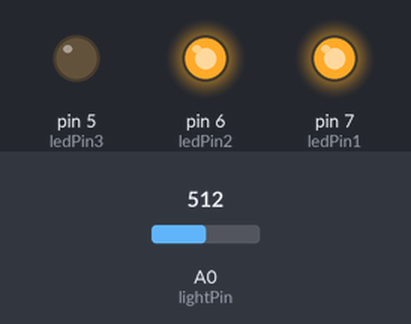
Bench run of a sketch on a simulated Arduino Uno, built with avr-gcc and run on an emulated ATmega328P. On the bench: output pins drawn as LEDs (lit = HIGH). Inputs (shaded band) come from the test bench; at power-on: A0 (lightPin) = 512.

Above: at 1.2 s.
1.3 s: A0 (lightPin) set to 488
At 1.9 s:
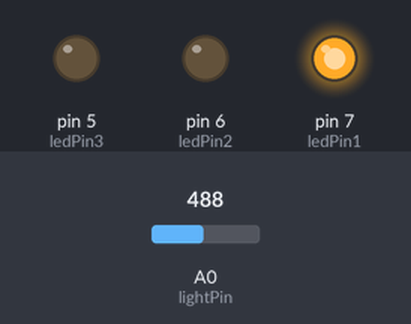
2.8 s: A0 (lightPin) set to 309
4.3 s: A0 (lightPin) set to 291
At 5.5 s:
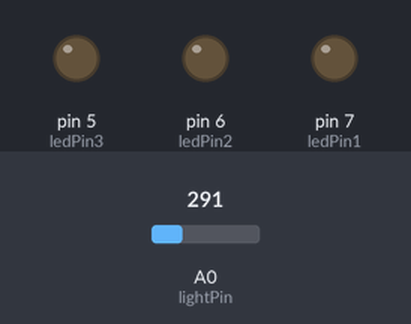
5.8 s: A0 (lightPin) set to 710
At 7.0 s:
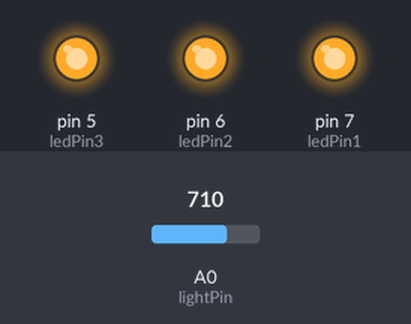
7.3 s: A0 (lightPin) set to 690
At 8.3 s:
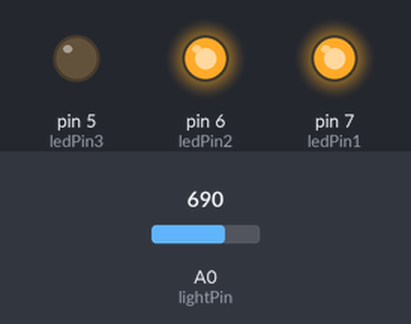
8.8 s: A0 (lightPin) set to 716
At 9.5 s:
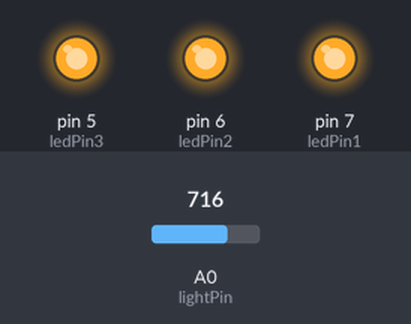
Timing chart, 0 to 11.3 s (numbered marks = the images above; inputs shaded):
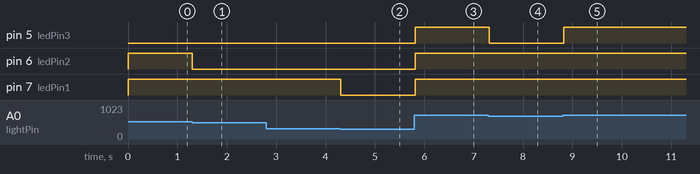

The sketch:

Encender_Leds_con_LDR.ino
```cpp
int lightPin = 0;  //define a pin for fotoresistencia

int ledPin1 = 7;
int ledPin2 = 6;
int ledPin3 = 5;

void setup(){
    pinMode(ledPin1, OUTPUT);
    pinMode(ledPin2, OUTPUT);
    pinMode(ledPin3, OUTPUT);
}

void loop(){

    int lectura = analogRead(lightPin);
    Serial.print(lightPin);
  Serial.println(" lightPin");

    if(lectura < 300)
    {
      digitalWrite(ledPin1, LOW);
      digitalWrite(ledPin2, LOW);
      digitalWrite(ledPin3, LOW);
    }
    else if(lectura >= 300 && lectura < 500)
    {
      digitalWrite(ledPin1, HIGH);
      digitalWrite(ledPin2, LOW);
      digitalWrite(ledPin3, LOW);
    }
    else if(lectura >= 500 && lectura < 700)
    {
      digitalWrite(ledPin1, HIGH);
      digitalWrite(ledPin2, HIGH);
      digitalWrite(ledPin3, LOW);
    }
    else if(lectura >= 700)
    {
      digitalWrite(ledPin1, HIGH);
      digitalWrite(ledPin2, HIGH);
      digitalWrite(ledPin3, HIGH);
    }

    delay(100);
}
```

Measured:
- the behaviour switches between 500 and 499 on A0 (lightPin) (found by bisection; images 0 and 1)
- the behaviour switches between 300 and 299 on A0 (lightPin) (found by bisection; images 1 and 2)
- the behaviour switches between 700 and 699 on A0 (lightPin) (found by bisection; images 3 and 4)
- after the input at 1.3 s, pin 6 (ledPin2): HIGH → LOW at once
- after the input at 2.8 s, every drawn part: stays the same
- after the input at 4.3 s, pin 7 (ledPin1): HIGH → LOW at once
- after the input at 5.8 s, pin 5 (ledPin3), pin 6 (ledPin2), pin 7 (ledPin1): LOW → HIGH at once
- after the input at 7.3 s, pin 5 (ledPin3): HIGH → LOW at once
- after the input at 8.8 s, pin 5 (ledPin3): LOW → HIGH at once
